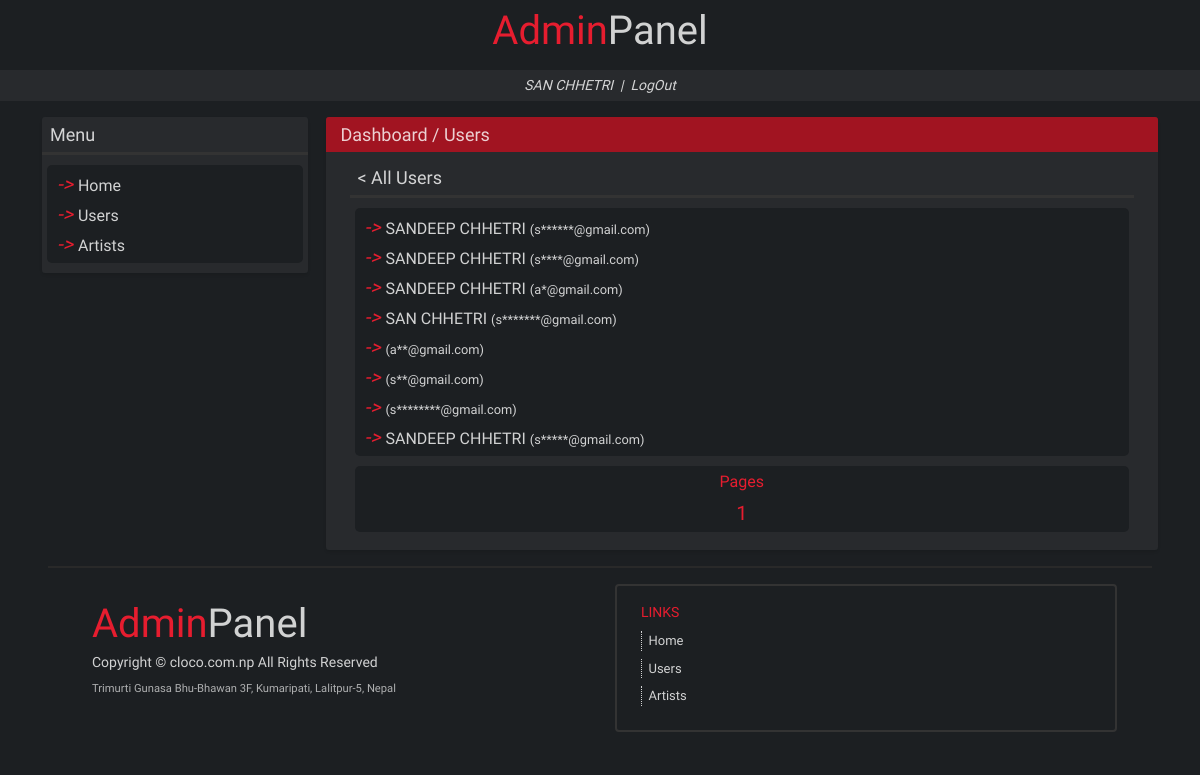
Before: /dashboard/users/all/ (signed in) with the older database file.
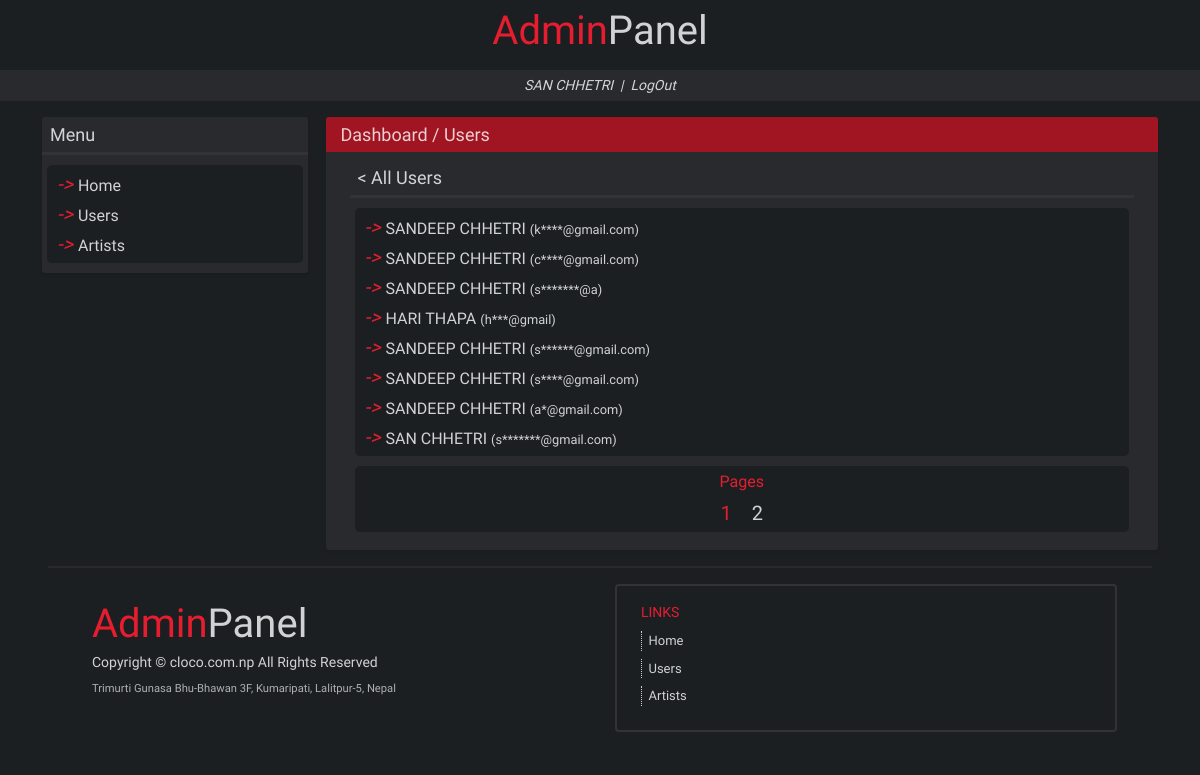
After: the same page with the newer database file.
### accounts/models.py (models this page shows)
class User(AbstractUser):
    GENDER_CHOICES = (
        ('M', 'Male'),
        ('F', 'Female'),
        ('O', 'Other'),
    )
    username = None
    first_name = models.CharField(max_length=20)
    last_name = models.CharField(max_length=20)
    email = models.EmailField(unique=True)
    password = models.CharField(max_length=40)
    phone = models.CharField(max_length=20, unique=True)
    dob = models.DateField(null=True, blank=True)
    gender = models.CharField(max_length=1, choices=GENDER_CHOICES)
    address = models.CharField(max_length=50)
    created_at = models.DateTimeField(auto_now_add=True)
    updated_at = models.DateTimeField(auto_now=True)
    USERNAME_FIELD = 'email'
    REQUIRED_FIELDS = ['phone']
    objects = UserManager()

### musicRecord/usersViews.py (the view)
# urls.py: path('users/all/',usersViews.show_all_users, name='allusers'),
def show_all_users(request):
    if not request.user.is_authenticated:
        return redirect('/')
    else:
        try:
            page = int(request.GET.get('page'))
        except:
            page = 1
        page_end = page*8
        page_start = page_end - 8
        users = User.objects.raw('select * from accounts_User order by created_at desc')
        hiddenemails = []
        for user in users:
            emlen = len(user.email.split('@')[0])
            star = '*'*(emlen-1)
            hiddenemails.append(user.email.split('@')[0][:1]+star+'@'+user.email.split('@')[1])
        newlist = []
        for user, hiddenemail in zip(users, hiddenemails):
            newlist.append((user, hiddenemail))
        pages = int(len(users)/8)
        if len(users)%8 != 0:
            pages = pages+1
        return render(request, 'users/allusers.html',{'user_name':user_name(request), 'user_pk':request.user.id, 'users':newlist[page_start:page_end], 'pages':range(1,pages+1), 'page':page})

### musicRecord/usersViews.py (called while the page is built)
def user_name(request):
    return request.user.first_name.upper()+' '+request.user.last_name.upper()

### templates/users/allusers.html (shortened to what this page needs)
{% extends 'base.html' %}
{% block content %}
<div class="row mb-3">
    <div class="d-none d-lg-block col-sm-12 col-lg-3 px-4">
        <div class="row mb-3 main-box">
            <div class="sidebox-text px-2 py-1 mb-0">
              Menu
            </div>
            <div class="col-12 mt-0 pt-0" style="background:#333; height:3px;">
            </div>
            <div class="col-12 sidebox-menus">
              <div class="row sidebox-menu py-1">
                <div class="col-12 p-0 m-0" style="color:#e61d2f;">
                    <i>-> </i>
                      <a class="menu-options" href="{% url 'dashboard' %}">Home</a>
                    <br>
                </div>
                <div class="col-12 p-0 m-0" style="color:#e61d2f;">
                    <i>-> </i>
                      <a class="menu-options {% if activetab == 'users' %}activetab{% endif %}" href="{% url 'users' %}">Users</a>
                    <br>
                </div>
                <div class="col-12 p-0 m-0" style="color:#e61d2f;">
                    <i>-> </i>
                      <a class="menu-options" href="{% url 'artists' %}">Artists</a>
                    <br>
                </div>
              </div>
            </div>
        </div>
    </div>
    <div class="col-sm-12 col-lg-9 px-4">
        <div class="row main-box">
            <div class="col-12 box-top py-1">
                <a class="link" href="{% url 'dashboard' %}">Dashboard</a> / <a class="link" href="{% url 'users' %}">Users</a>
            </div>
            <div class="col-12 box-content px-0 px-lg-4">
                <div class="mt-2 pb-2">
                    <div class="sidebox-text px-2 py-1 mb-0">
                        <a href="{% url 'users' %}" class="link">< All Users</a>
                    </div>
                    <div class="col-12 mt-0 pt-0" style="background:#333; height:3px;">
                    </div>
                    <div class="col-12 sidebox-menus">
                        <div class="row sidebox-menu py-1">
                            {% for user in users %}
                            <div class="col-12 p-0 m-0" style="color:#e61d2f;">
                                <i>-> </i>
                                <a class="menu-options" href="{% url 'users' %}{{user.0.id}}?page={{page}}">{{user.0.first_name.upper}} {{user.0.last_name.upper}} <span class="small">({{user.1}})</span></a>
                                <br>
                            </div>
                            {% endfor %}
                        </div>
                        <div class="row sidebox-menu py-1">
                            <div class="col mx-2">
                                <div class="row">
                                  <div class="col-12 d-flex justify-content-center mb-1">
                                    <span style="font-size:16px; color:#e61d2f; font-weight:500;">
                                      Pages
                                    </span>
                                  </div>
                                </div>
                                <div class="row">
                                  <div class="col-12 d-flex justify-content-center">
                                    {% for p in pages %}
                                      <div class="">
                                        <a class="link pagesnav {% if page == p %}activetab{% endif %}" href="{% url 'allusers' %}?page={{p}}">
                                          <span class="unselectable" style="font-size:20px;">{{p}}</span>
                                        </a>
                                      </div>
                                    {% endfor %}
                                  </div>
                                </div>
                            </div>
                        </div>
                    </div>
                </div>
            </div>
        </div>
    </div>
{% endblock %}

Changed rows visible on the page:
no longer on this page (row unchanged): User: user "a**@gmail.com"
no longer on this page (row unchanged): User: user "s**@gmail.com"
no longer on this page (row unchanged): User: user "s********@gmail.com"
no longer on this page (row unchanged): User: first_name "SANDEEP", last_name "CHHETRI", user "s*****@gmail.com"
added User: first_name "SANDEEP", last_name "CHHETRI", user "k****@gmail.com"
added User: first_name "SANDEEP", last_name "CHHETRI", user "c****@gmail.com"
added User: first_name "SANDEEP", last_name "CHHETRI", user "s*******@a"
added User: first_name "HARI", last_name "THAPA", user "h***@gmail"
Other visible differences:
new list line: "2"
